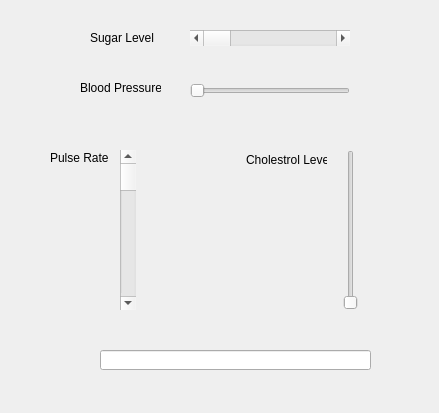
<?xml version="1.0" encoding="UTF-8"?>
<ui version="4.0">
 <class>Dialog</class>
 <widget class="QDialog" name="Dialog">
  <property name="geometry">
   <rect>
    <x>0</x>
    <y>0</y>
    <width>439</width>
    <height>413</height>
   </rect>
  </property>
  <property name="windowTitle">
   <string>Dialog</string>
  </property>
  <widget class="QScrollBar" name="horizontalScrollBarSugarLevel">
   <property name="geometry">
    <rect>
     <x>190</x>
     <y>30</y>
     <width>160</width>
     <height>16</height>
    </rect>
   </property>
   <property name="minimum">
    <number>1</number>
   </property>
   <property name="singleStep">
    <number>1</number>
   </property>
   <property name="value">
    <number>1</number>
   </property>
   <property name="orientation">
    <enum>Qt::Horizontal</enum>
   </property>
  </widget>
  <widget class="QLabel" name="labelSugarLevel">
   <property name="geometry">
    <rect>
     <x>90</x>
     <y>30</y>
     <width>71</width>
     <height>16</height>
    </rect>
   </property>
   <property name="text">
    <string>Sugar Level</string>
   </property>
  </widget>
  <widget class="QSlider" name="horizontalSliderBloodPressure">
   <property name="geometry">
    <rect>
     <x>190</x>
     <y>80</y>
     <width>160</width>
     <height>22</height>
    </rect>
   </property>
   <property name="orientation">
    <enum>Qt::Horizontal</enum>
   </property>
  </widget>
  <widget class="QScrollBar" name="verticalScrollBarPulseRate">
   <property name="geometry">
    <rect>
     <x>120</x>
     <y>150</y>
     <width>16</width>
     <height>160</height>
    </rect>
   </property>
   <property name="orientation">
    <enum>Qt::Vertical</enum>
   </property>
  </widget>
  <widget class="QSlider" name="verticalSliderCholestrolLevel">
   <property name="geometry">
    <rect>
     <x>340</x>
     <y>150</y>
     <width>22</width>
     <height>160</height>
    </rect>
   </property>
   <property name="orientation">
    <enum>Qt::Vertical</enum>
   </property>
  </widget>
  <widget class="QLabel" name="labelBloodPressure">
   <property name="geometry">
    <rect>
     <x>80</x>
     <y>80</y>
     <width>81</width>
     <height>16</height>
    </rect>
   </property>
   <property name="text">
    <string>Blood Pressure</string>
   </property>
   <property name="buddy">
    <cstring>horizontalSliderBloodPressure</cstring>
   </property>
  </widget>
  <widget class="QLabel" name="labelPulseRate">
   <property name="geometry">
    <rect>
     <x>50</x>
     <y>150</y>
     <width>61</width>
     <height>16</height>
    </rect>
   </property>
   <property name="text">
    <string>Pulse Rate</string>
   </property>
  </widget>
  <widget class="QLabel" name="labelCholestrolLevel">
   <property name="geometry">
    <rect>
     <x>246</x>
     <y>150</y>
     <width>81</width>
     <height>20</height>
    </rect>
   </property>
   <property name="text">
    <string>Cholestrol Level</string>
   </property>
   <property name="buddy">
    <cstring>verticalSliderCholestrolLevel</cstring>
   </property>
  </widget>
  <widget class="QLineEdit" name="lineEditResult">
   <property name="geometry">
    <rect>
     <x>100</x>
     <y>350</y>
     <width>271</width>
     <height>20</height>
    </rect>
   </property>
  </widget>
 </widget>
 <resources/>
 <connections>
  <connection>
   <sender>horizontalScrollBarSugarLevel</sender>
   <signal>valueChanged(int)</signal>
   <receiver>Dialog</receiver>
   <slot>scrollhorizontal()</slot>
   <hints>
    <hint type="sourcelabel">
     <x>328</x>
     <y>38</y>
    </hint>
    <hint type="destinationlabel">
     <x>392</x>
     <y>14</y>
    </hint>
   </hints>
  </connection>
  <connection>
   <sender>horizontalSliderBloodPressure</sender>
   <signal>valueChanged(int)</signal>
   <receiver>Dialog</receiver>
   <slot>sliderhorizontal()</slot>
   <hints>
    <hint type="sourcelabel">
     <x>344</x>
     <y>88</y>
    </hint>
    <hint type="destinationlabel">
     <x>401</x>
     <y>69</y>
    </hint>
   </hints>
  </connection>
  <connection>
   <sender>verticalSliderCholestrolLevel</sender>
   <signal>valueChanged(int)</signal>
   <receiver>Dialog</receiver>
   <slot>slidervertical()</slot>
   <hints>
    <hint type="sourcelabel">
     <x>352</x>
     <y>233</y>
    </hint>
    <hint type="destinationlabel">
     <x>404</x>
     <y>231</y>
    </hint>
   </hints>
  </connection>
  <connection>
   <sender>verticalScrollBarPulseRate</sender>
   <signal>valueChanged(int)</signal>
   <receiver>Dialog</receiver>
   <slot>scrollvertical()</slot>
   <hints>
    <hint type="sourcelabel">
     <x>133</x>
     <y>218</y>
    </hint>
    <hint type="destinationlabel">
     <x>211</x>
     <y>221</y>
    </hint>
   </hints>
  </connection>
 </connections>
 <slots>
  <slot>scrollhorizontal()</slot>
  <slot>scrollvertical()</slot>
  <slot>sliderhorizontal()</slot>
  <slot>slidervertical()</slot>
 </slots>
</ui>
